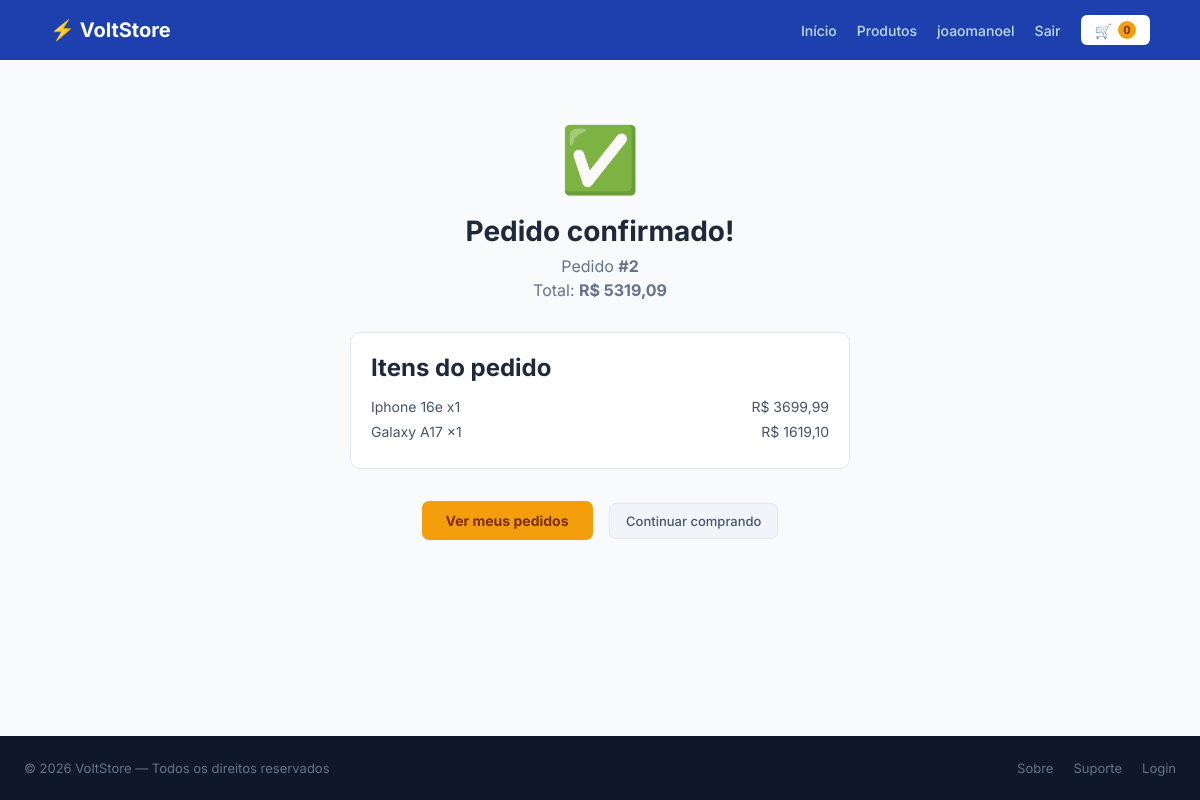
/pedido/sucesso/2/ (signed in), run on the app's committed database.
### voltstore/models.py (models this page shows, shortened)
class Pedido(models.Model):
    STATUS_CHOICES = [
        ('pendente',    'Pendente'),
        ('pago',        'Pago'),
        ('enviado',     'Enviado'),
        ('entregue',    'Entregue'),
        ('cancelado',   'Cancelado'),
    ]
    usuario     = models.ForeignKey(User, on_delete=models.CASCADE)
    status      = models.CharField(max_length=20, choices=STATUS_CHOICES, default='pendente')
    total       = models.DecimalField(max_digits=10, decimal_places=2, default=0)
    endereco    = models.CharField(max_length=300, blank=True)
    criado_em   = models.DateTimeField(auto_now_add=True)
    class Meta:
        verbose_name = 'Pedido'
        verbose_name_plural = 'Pedidos'
        ordering = ['-criado_em']

class ItemPedido(models.Model):
    pedido      = models.ForeignKey(Pedido, on_delete=models.CASCADE, related_name='itens')
    produto     = models.ForeignKey(Produto, on_delete=models.CASCADE)
    quantidade  = models.IntegerField(default=1)
    preco_unit  = models.DecimalField(max_digits=10, decimal_places=2)
    def subtotal(self):
     if self.preco_unit is None:
        return 0
     return self.preco_unit * self.quantidade

class Produto(models.Model):
    nome        = models.CharField(max_length=200)
    marca       = models.CharField(max_length=100)
    descricao   = models.TextField()
    preco       = models.DecimalField(max_digits=10, decimal_places=2)
    preco_antigo= models.DecimalField(max_digits=10, decimal_places=2, null=True, blank=True)
    imagem      = models.ImageField(upload_to='produtos/', blank=True, null=True)
    categoria   = models.ForeignKey(Categoria, on_delete=models.SET_NULL, null=True)
    estoque     = models.IntegerField(default=0)
    destaque    = models.BooleanField(default=False)
    criado_em   = models.DateTimeField(auto_now_add=True)
    class Meta:
        verbose_name = 'Produto'
        verbose_name_plural = 'Produtos'
        ordering = ['-criado_em']

### voltstore/views.py (the view)
# urls.py: path('pedido/sucesso/<int:pk>/', views.pedido_sucesso, name='pedido_sucesso'),
@login_required
def pedido_sucesso(request, pk):
    pedido = get_object_or_404(Pedido, pk=pk, usuario=request.user)
    return render(request, 'voltstore/pedido_sucesso.html', {'pedido': pedido})

### voltstore/context_processors.py (called while the page is built)
def carrinho_contador(request):
    carrinho = request.session.get('carrinho', {})
    total = sum(carrinho.values())
    return {'carrinho_total': total}

### voltstore/templates/voltstore/pedido_sucesso.html (shortened to what this page needs)
{% extends 'voltstore/base.html' %}
{% block content %}
<div class="container" style="text-align:center;padding:60px 24px">
  <div style="font-size:64px;margin-bottom:16px">✅</div>
  <h1 style="font-size:28px;font-weight:700;margin-bottom:8px">Pedido confirmado!</h1>
  <p style="color:#64748b;margin-bottom:4px">Pedido <strong>#{{ pedido.id }}</strong></p>
  <p style="color:#64748b;margin-bottom:32px">Total: <strong>R$ {{ pedido.total }}</strong></p>
  <div class="card-section" style="max-width:500px;margin:0 auto 32px;text-align:left">
    <h2 style="margin-bottom:16px">Itens do pedido</h2>
    {% for item in pedido.itens.all %}
      <div class="summary-row">
        <span>{{ item.produto.nome }} x{{ item.quantidade }}</span>
        <span>R$ {{ item.subtotal }}</span>
      </div>
    {% endfor %}
  </div>
  <a href="{% url 'meus_pedidos' %}" class="btn" style="margin-right:12px">Ver meus pedidos</a>
  <a href="{% url 'home' %}" class="btn-detail">Continuar comprando</a>
</div>
{% endblock %}

### voltstore/templates/voltstore/base.html (shortened to what this page needs)
<!DOCTYPE html>
<html lang="pt-BR">
<head>
  {% load static %}
  <link rel="stylesheet" href="{% static 'css/base.css' %}">
</head>
<body>
  <header>
    <div class="header-inner">
      <a href="{% url 'home' %}" class="logo">⚡ VoltStore</a>
      <nav>
        <a href="{% url 'home' %}">Início</a>
        <a href="{% url 'produtos' %}">Produtos</a>
        {% if user.is_authenticated %}
          <a href="{% url 'minha_conta' %}">{{ user.first_name|default:user.username }}</a>
          <a href="{% url 'logout' %}">Sair</a>
        {% else %}
          <a href="{% url 'login' %}">Entrar</a>
        {% endif %}
        <a href="{% url 'carrinho' %}" class="cart-link">
          🛒 <span class="cart-badge">{{ carrinho_total }}</span>
        </a>
      </nav>
    </div>
  </header>
  <main>
    {% block content %}{% endblock %}
  </main>
  <footer>
    <p>© 2026 VoltStore — Todos os direitos reservados</p>
    <div>
      <a href="#">Sobre</a>
      <a href="#">Suporte</a>
      <a href="{% url 'login' %}">Login</a>
    </div>
  </footer>
</body>
</html>

### voltstore/static/css/base.css (style rules this page uses)
*, *::before, *::after { box-sizing: border-box; margin: 0; padding: 0; }
body { font-family: 'Inter', sans-serif; background: #f8fafc; color: #1e293b; display: flex; flex-direction: column; min-height: 100vh; }
a { text-decoration: none; color: inherit; }
main { flex: 1; }
header { background: #1e40af; padding: 0 24px; }
.header-inner { max-width: 1100px; margin: 0 auto; height: 60px; display: flex; align-items: center; justify-content: space-between; }
.logo { color: white; font-weight: 700; font-size: 20px; }
nav { display: flex; align-items: center; gap: 20px; }
nav a { color: #bfdbfe; font-size: 14px; font-weight: 500; transition: color 0.2s; }
.cart-link { background: white; color: #1e40af !important; padding: 6px 14px; border-radius: 6px; font-weight: 600 !important; display: flex; align-items: center; gap: 6px; }
.cart-badge { background: #f59e0b; color: #7c2d12; font-size: 11px; font-weight: 700; min-width: 18px; height: 18px; border-radius: 50%; display: flex; align-items: center; justify-content: center; padding: 0 3px; }
.btn { display: inline-block; background: #f59e0b; color: #7c2d12; padding: 11px 24px; border-radius: 7px; font-weight: 700; font-size: 14px; border: none; cursor: pointer; font-family: 'Inter', sans-serif; transition: background 0.2s; }
.btn-detail { display: inline-block; background: #f1f5f9; color: #475569; padding: 9px 16px; border-radius: 7px; font-size: 13px; font-weight: 500; border: 1px solid #e2e8f0; transition: all 0.2s; }
.container { max-width: 1100px; margin: 0 auto; padding: 40px 24px; }
.cart-summary, .card-section { background: white; border: 1px solid #e2e8f0; border-radius: 10px; padding: 20px; }
.summary-row { display: flex; justify-content: space-between; font-size: 14px; margin-bottom: 8px; color: #475569; }
footer { background: #0f172a; color: #64748b; padding: 24px; display: flex; justify-content: space-between; align-items: center; font-size: 13px; flex-wrap: wrap; gap: 12px; margin-top: auto; }
footer div { display: flex; gap: 20px; }
footer a { color: #64748b; }

### data on the page
Pedido: id "2", total "5319,09"
ItemPedido: produto.nome "Iphone 16e", quantidade "1", subtotal "3699,99"
ItemPedido: produto.nome "Galaxy A17", quantidade "1", subtotal "1619,10"

### other printed values
{{ user.first_name|default:user.username }} "joaomanoel"
{{ carrinho_total }} "0"
